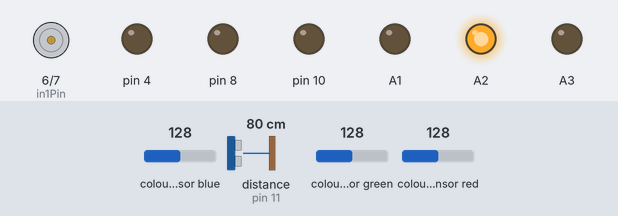
A sketch run on a simulated Arduino Uno, built with avr-gcc and run on an emulated ATmega328P. On the bench: motor-driver pin pairs drawn as motors (green arrow = first pin HIGH = forward, orange = second pin HIGH = backward, longer = more drive, scaled by the enable pin), output pins drawn as LEDs (lit = HIGH). Inputs (shaded band) come from the test bench; at power-on: distance to the obstacle (sensor on pin 11) 80 cm, colour sensor blue 128, colour sensor green 128, colour sensor red 128. The echo pulse lasts 58.3 µs per cm.

Above: at 1.8 s.
1.9 s: distance to the obstacle (sensor on pin 11) set to 39 cm
3.4 s: distance to the obstacle (sensor on pin 11) set to 32 cm
At 4.7 s:
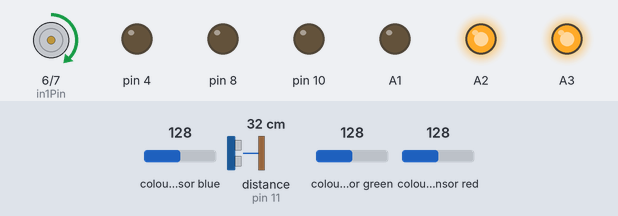
5.2 s: distance to the obstacle (sensor on pin 11) set to 2 cm
At 6.4 s:
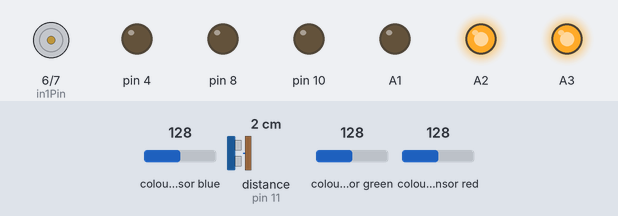
At 15.5 s:
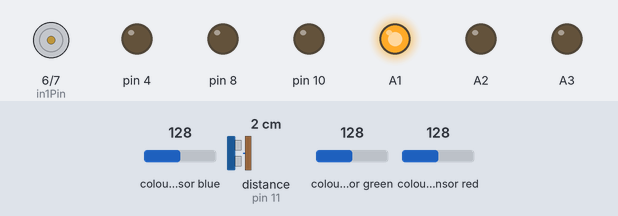
Timing chart, 0 to 30.2 s (numbered marks = the images above; inputs shaded):
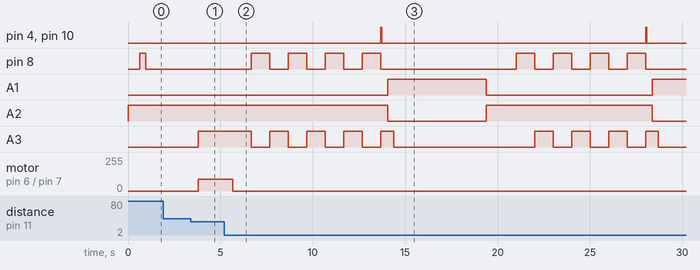

The sketch:

StandDemoAutonom.ino
```cpp
#include <NewPing.h>
#include <Wire.h>
#include "Adafruit_TCS34725.h"
#include <IRremote.h>

#define enablePin 5
#define in1Pin 6
#define in2Pin 7

#define TRIGGER_PIN  12  // Arduino pin tied to trigger pin on the ultrasonic sensor.
#define ECHO_PIN     11  // Arduino pin tied to echo pin on the ultrasonic sensor.
#define MAX_DISTANCE 120 // Maximum distance we want to ping for (in centimeters). Maximum sensor distance is rated at 400-500cm.
NewPing sonar(TRIGGER_PIN, ECHO_PIN, MAX_DISTANCE); // NewPing setup of pins and maximum distance.
Adafruit_TCS34725 tcs = Adafruit_TCS34725(TCS34725_INTEGRATIONTIME_700MS, TCS34725_GAIN_1X);

#define MINUTE 30

// A6,A7 buttons - not working for now

//#define XDEBUG 1

#define XSERIAL Serial // mySerial // Serial // to switch between Bluetooth and USB XSERIAL connection for communication

#ifdef XDEBUG
#define DEBUG_PRINT(x) XSERIAL.print (x)
#define DEBUG_PRINTF(x,y) XSERIAL.print (x,y)
#define DEBUG_PRINTLN(x) XSERIAL.println (x)
#else
#define DEBUG_PRINT(x)
#define DEBUG_PRINTF(x,y)
#define DEBUG_PRINTLN(x)
#endif

#define HDELTA 0.05

// 32 bit NEC IR remote control
#define IR_ON 0xF7C03F
#define IR_OFF 0xF740BF
#define IR_RED 0xF720DF
#define IR_GREEN 0xF7A05F
#define IR_BLUE 0xF7609F
#define IR_WHITE 0xF7E01F
#define IR_FADE 0xF7C837
#define IR_SMOOTH 0xF7E817
#define IR_STROBE 0xF7D02F
#define IR_FLASH 0xF7D02F
IRsend irsend;

unsigned int lastDistance = 0;

// the setup function runs once when you press reset or power the board
void setup() {

  // initialize digital pin 13 as an output.
  pinMode(8, OUTPUT);
  pinMode(A3, OUTPUT);
  pinMode(10, OUTPUT);
  pinMode(4, OUTPUT);
  pinMode(5, OUTPUT);
  pinMode(6, OUTPUT);
  pinMode(7, OUTPUT);
  pinMode(A1, OUTPUT);
  pinMode(A2, OUTPUT);

  digitalWrite(8, LOW);
  digitalWrite(A3, LOW);
  digitalWrite(10, LOW);
  setLamp(LOW);
  sendIR(IR_ON);
  sendIR(IR_WHITE);
  unsigned int count = 0;

  XSERIAL.begin(9600, SERIAL_8N1); // Open serial monitor at 9600 baud
  while (count++ < 5 && !tcs.begin()) {
    digitalWrite(8, LOW);
    digitalWrite(A3, HIGH);
    DEBUG_PRINTLN("No colo sensor TCS34725 found ... check your connections");
    delay(2000);
  }
  if (tcs.begin()) {
    digitalWrite(8, HIGH);
    digitalWrite(A3, LOW);
    DEBUG_PRINTLN("Found color sensor TCS34725");
  } else {
    DEBUG_PRINTLN("Abort searching for color sensor TCS34725");
  }
}

bool readColor() {
  uint16_t r, g, b, c, colorTemp, lux;

  digitalWrite(4, HIGH);
  digitalWrite(10, HIGH);
  tcs.getRawData(&r, &g, &b, &c);
  digitalWrite(4, LOW);
  digitalWrite(10, LOW);
  colorTemp = tcs.calculateColorTemperature(r, g, b);
  lux = tcs.calculateLux(r, g, b);

  float rf, gf, bf;
  rf = r; rf /= c; rf *= 256;
  gf = g; gf /= c; gf *= 256;
  bf = b; bf /= c; bf *= 256;

  DEBUG_PRINT("Color Temp: "); DEBUG_PRINTF(colorTemp, DEC); DEBUG_PRINT(" K - ");
  DEBUG_PRINT("Lux: "); DEBUG_PRINTF(lux, DEC); DEBUG_PRINT(" - ");
  DEBUG_PRINT("R: "); DEBUG_PRINTF(rf,0); DEBUG_PRINT(" ");
  DEBUG_PRINT("G: "); DEBUG_PRINTF(gf,0); DEBUG_PRINT(" ");
  DEBUG_PRINT("B: "); DEBUG_PRINTF(bf,0); DEBUG_PRINT(" ");
 // DEBUG_PRINT("C: "); DEBUG_PRINTF(c, DEC); DEBUG_PRINT(" ");
  DEBUG_PRINTLN(" ");

  return redTestRGBToHsvRedTest((byte)rf, (byte)gf, (byte)bf);
}

boolean redTestRGBToHsvRedTest(byte r, byte g, byte b) {
    double rd = (double) r/255;
    double gd = (double) g/255;
    double bd = (double) b/255;
    double mx = max(rd, max(gd, bd));
    double mn = min(rd, min(gd, bd));
    double h, s, v = mx;

    double d = mx - mn;
    s = mx == 0 ? 0 : d / mx;

    if (mx == mn) {
        h = 0; // achromatic
    } else {
        if (mx == rd) {
            h = (gd - bd) / d + (gd < bd ? 6 : 0);
        } else if (mx == gd) {
            h = (bd - rd) / d + 2;
        } else if (mx == bd) {
            h = (rd - gd) / d + 4;
        }
        h /= 6;
    }

  DEBUG_PRINT("H: "); DEBUG_PRINT(h); DEBUG_PRINT(" ");
  DEBUG_PRINT("S: "); DEBUG_PRINT(s); DEBUG_PRINT(" ");
  DEBUG_PRINT("V: "); DEBUG_PRINT(v); DEBUG_PRINT(" ");

//Color Temp: 1647 K - Lux: 0 - R: 171 G: 85 B: 0
//H: 0.08 S: 1.00 V: 0.67 WH|ITE (back is YELLOW)

//Color Temp: 0 K - Lux: 0 - R: 0 G: 0 B: 0
//H: 0.00 S: 0.00 V: 0.00 RED (back is BLUE - detected black)

//  bool res =  (s < 0.5);
  bool res =  (0.5 > h && h < 0.7);

  DEBUG_PRINTLN(res ? "WHITE" : "RED");
  // actually  WHITE is on back YELLOW
  //             RED is on back BLUE

  return res;
}

// the loop function runs over and over again forever
void loop() {
  checkDistance();
/*
  if (count > MINUTE){
    count = 0;
    setLamp(HIGH);
  } else if (count > 3 && count < 5) {
    setLamp(LOW);
    //setMotor(80, false);
  } else if (count > 10 && count < 13) {
    //setMotor(0, false);
  }

  //analogWrite(enablePin, 0);
  digitalWrite(8, HIGH);
  digitalWrite(A3, LOW);
  delay(1000);
  checkDistance();
  //  setMotor(100, false);
  digitalWrite(8, LOW);
  digitalWrite(A3, HIGH);
  delay(1000);


  //readColor();
  count++;*/
}

void checkDistance() {
  unsigned int t = sonar.ping_median(10);
  unsigned int cm = sonar.convert_cm(t);

  delay(50);                     // Wait 50ms between pings (about 20 pings/sec). 29ms should be the shortest delay between pings.
  if (lastDistance != cm) {
    DEBUG_PRINT("Ping: ");
    DEBUG_PRINT(cm); // Send ping, get distance in cm and print result (0 = outside set distance range)
    DEBUG_PRINTLN("cm");
    lastDistance = cm;
  }

  if (cm < 1) {
    // 0 = outside set distance range - ignore
    delay(50);
  } else if (cm < 5) {
    setMotor(0, false);
    blinkLEDS();
    blinkLEDS();
    blinkLEDS();
    setMotor(0, false);
    blinkLEDS();
    bool isRed = readColor();
    sendIR(IR_ON);
    if (isRed) {
      setLamp(true);
      sendIR(IR_RED);
    } else {
      sendIR(IR_GREEN);
    }
    digitalWrite(8, LOW);
    digitalWrite(A3, LOW);
    delay(5000);
    setLamp(false);
    sendIR(IR_WHITE);
  } else if (cm > 35) {
    setMotor(0, false);
    digitalWrite(8, LOW);
    digitalWrite(A3, LOW);
  } else {
    digitalWrite(8, LOW);
    digitalWrite(A3, HIGH);
    setMotor(150-cm*150/80, false);
  }
}

void blinkLEDS() {
    delay(1000);
    digitalWrite(8, HIGH);
    digitalWrite(A3, LOW);
    delay(1000);
    digitalWrite(8, LOW);
    digitalWrite(A3, HIGH);
}

void setMotor(int speed, boolean reverse)
{
  analogWrite(enablePin, speed);
  digitalWrite(in1Pin, ! reverse);
  digitalWrite(in2Pin, reverse);
}


void setLamp(boolean on)
{
  digitalWrite(A1, on);
  digitalWrite(A2, !on);
}


void sendIR(unsigned long data) {
  for (int i = 0; i < 3; i++) {
    irsend.sendNEC(data, 32);
    delay(40);
  }
}
```

Measured:
- the behaviour switches between 36 and 35 cm on distance to the obstacle (sensor on pin 11) (found by bisection; images 0 and 1)
- after the input at 1.9 s, every drawn part: stays the same
- after the input at 3.4 s, A3: LOW → HIGH after 0.40 s; motor on pin 6 (in1Pin) / pin 7 (in2Pin): stopped → forward 90/255 after 0.40 s
- after the input at 5.2 s, pin 4: alternates HIGH for 0.05 s and LOW for 14.3 s, starting after 8.5 s; pin 8: goes 3 × (HIGH 1.0 s, LOW 1.0 s), HIGH 1.0 s, LOW 7.3 s, 3 × (HIGH 1.0 s, LOW 1.0 s), HIGH 1.0 s, then LOW, starting after 1.5 s
